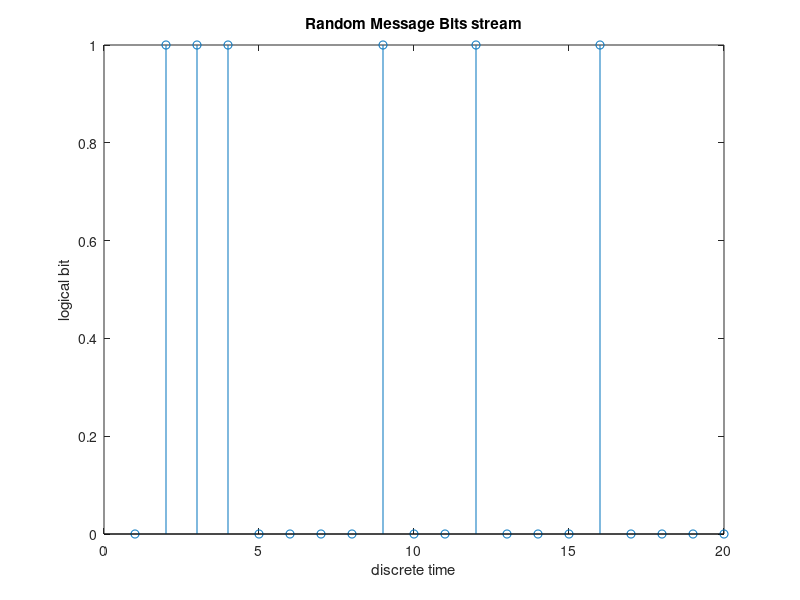

Source code (MATLAB): (Note: this script raises an error after producing the figure.)
clear all;clc;
no_bits=100; % number of bits
tt_ratio=0.2; % time truncation ratio for plot the signal
bit_rate=1; % bit rate in bit per second / bps


%bit generation
message_bit_stream = randi([0 1],1, no_bits);
figure;
stem(message_bit_stream(1:tt_ratio*no_bits))
title('Random Message Bits stream');
xlabel('discrete time');
ylabel('logical bit');

[t,message_signal]=pnrz(message_bit_stream,bit_rate);
figure;
plot(t(1:tt_ratio*length(message_signal)),message_signal(1:tt_ratio*length(message_signal)));
title('Random Message signal');
xlabel('time [s]');
ylabel('voltage [V]');
hold on;
line([tt_ratio*no_bits 0],[0 0],'LineStyle','--');
